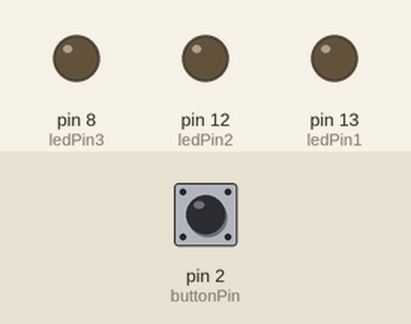
This sketch was run on a simulated Arduino Uno, built with avr-gcc and run on an emulated ATmega328P. Parts: output pins drawn as LEDs (lit = HIGH). The test bench sets the inputs (shaded band); at power-on: pin 2 (buttonPin) LOW.

Above: at 0.1 s.
At 1.6 s:
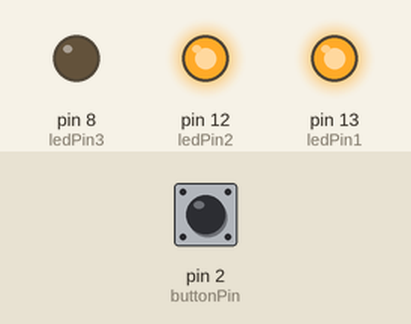
At 2.1 s:
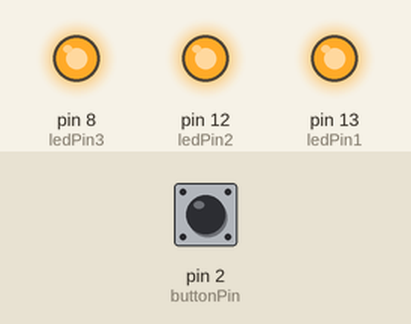
At 3.1 s:
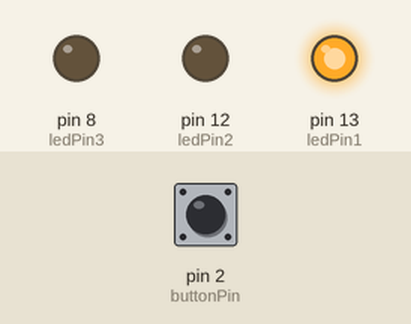
Timing chart, 0 to 6.2 s (numbered marks = the images above):
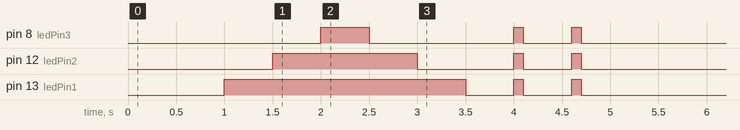

The sketch:

Blink_Hold.ino
```cpp
const int buttonPin = 2;     // the number of the pushbutton pin
const int ledPin1 =  13;      // the number of the LED pin
const int ledPin2 =  12;      // the number of the LED pin 2
const int ledPin3 =  8;       // the number of the LED pin 3

// variables will change:
int buttonState = 0;


void setup() {
    pinMode(ledPin1, OUTPUT);
    pinMode(ledPin2, OUTPUT);
    pinMode(ledPin3, OUTPUT);


  pinMode(buttonPin, INPUT);

  int delayTime = 500;
    digitalWrite(ledPin1, LOW);
  delay(delayTime *2);

  digitalWrite(ledPin1, HIGH);
  delay(delayTime);
  digitalWrite(ledPin2, HIGH);
  delay(delayTime);
  digitalWrite(ledPin3, HIGH);
  delay(delayTime);

  digitalWrite(ledPin3, LOW);
  delay(delayTime);
  digitalWrite(ledPin2, LOW);
  delay(delayTime);
  digitalWrite(ledPin1, LOW);
  delay(delayTime);
  digitalWrite(ledPin1, HIGH);
  digitalWrite(ledPin2, HIGH);
  digitalWrite(ledPin3, HIGH);
    delay(delayTime/5);
  digitalWrite(ledPin1, LOW);
  digitalWrite(ledPin2, LOW);
  digitalWrite(ledPin3, LOW);
  delay(delayTime);
    digitalWrite(ledPin1, HIGH);
  digitalWrite(ledPin2, HIGH);
  digitalWrite(ledPin3, HIGH);
    delay(delayTime/5);
  digitalWrite(ledPin1, LOW);
  digitalWrite(ledPin2, LOW);
  digitalWrite(ledPin3, LOW);
  delay(delayTime);

}

void loop() {
  // read the state of the pushbutton value:
  buttonState = digitalRead(buttonPin);

if (buttonState == HIGH) {


  digitalWrite(ledPin1, HIGH);

  digitalWrite(ledPin2, HIGH);

  digitalWrite(ledPin3, HIGH);


     }else{
  digitalWrite(ledPin1,LOW);
  digitalWrite(ledPin2,LOW);
  digitalWrite(ledPin3,LOW);
     }


}
```
